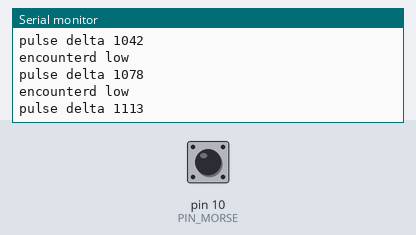
A program run on a simulated Arduino Uno, built with avr-gcc and run on an emulated ATmega328P. On the bench: the last lines printed to the serial monitor. Inputs (shaded band) come from the test bench; at power-on: pin 10 (PIN_MORSE) LOW.

Above: at 1.2 s.
1.3 s: pin 10 (PIN_MORSE) driven HIGH
4.3 s: pin 10 (PIN_MORSE) driven LOW
At 5.0 s:
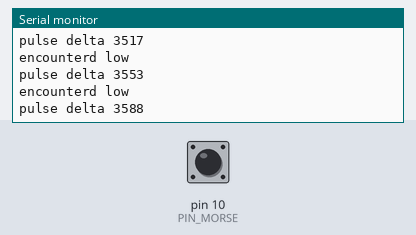
7.3 s: pin 10 (PIN_MORSE) pulsed HIGH 5 times (0.12 s each, 0.3 s apart)
11.8 s: pin 10 (PIN_MORSE) pulsed HIGH 5 times (0.12 s each, 0.3 s apart)
22.3 s: pin 10 (PIN_MORSE) driven HIGH
25.3 s: pin 10 (PIN_MORSE) driven LOW
At 25.9 s:
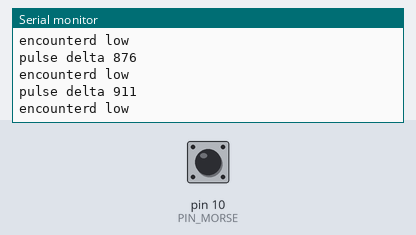
Timing chart, 0 to 28.3 s (numbered marks = the images above; inputs shaded):
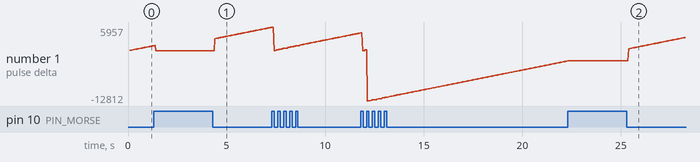

Measured:
- after the input at 4.3 s, the serial monitor: prints a new line after 0.10 s (image 1)
- after the input at 25.3 s, the serial monitor: prints a new line after 0.09 s (image 2)
- plotted number 1: -36 → 5887 after the input at 4.3 s, -2590 → 4302 after the input at 25.3 s

The program:

main.cpp
```cpp
#include <Arduino.h>
#include "SimpleTimer.hpp"


#define PIN_LDR A0
#define PIN_MORSE 10
#define MORSE_COUNT 36

const int TIME_UNIT = 250;
const int DOT = TIME_UNIT;
const int DASH = 3 * TIME_UNIT;
const int SYMBOL_SP = TIME_UNIT;
const int LETTER_SP = TIME_UNIT * 3 - SYMBOL_SP;
const int WORD_SP = TIME_UNIT * 6 - SYMBOL_SP;
const int TOLERANCE = -50;


typedef struct s_morse_letter
{
    char morse[6];
    char letter;
}	t_morse_letter;

#ifdef __cplusplus
static t_morse_letter lookup_table[] = {
#endif
	{"-----", '0'},
	{".----", '1'},
	{"..---", '2'},
	{"...--", '3'},
	{"....-", '4'},
	{".....", '5'},
	{"-....", '6'},
	{"--...", '7'},
	{"---..", '8'},
	{"----.", '9'},
	{".-", 'A'},
	{"-...", 'B'},
	{"-.-.", 'C'},
	{"-..", 'D'},
	{".", 'E'},
	{"..-.", 'F'},
	{"--.", 'G'},
	{"....", 'H'},
	{"..", 'I'},
	{".---", 'J'},
	{"-.-", 'K'},
	{".-..", 'L'},
	{"--", 'M'},
	{"-.", 'N'},
	{"---", 'O'},
	{".--.", 'P'},
	{"--.-", 'Q'},
	{".-.", 'R'},
	{"...", 'S'},
	{"-", 'T'},
	{"..-", 'U'},
	{"...-", 'V'},
	{".--", 'W'},
	{"-..-", 'X'},
	{"-.--", 'Y'},
	{"--..", 'Z'},
	{"", '\0'}
#ifdef __cplusplus
};
#endif

void setup()
{
    Serial.begin(9600);
    pinMode(PIN_LDR, INPUT);
    pinMode(PIN_MORSE, INPUT);
}


void iterate_table()
{
    for (size_t i = 0; i < MORSE_COUNT; i++)
    {
        Serial.print(lookup_table[i].letter);
        Serial.print(" | ");
        Serial.print(lookup_table[i].morse);
        Serial.println();
        delay(100);
    }
}


SimpleTimer pulseDurationTimer("pulse timer");
bool first_pulse_init = false;

char morse_buf[6];
int symbol_count = 0;


void loop()
{
    if (digitalRead(PIN_MORSE))
    {
        if (!first_pulse_init || pulseDurationTimer.delta() > WORD_SP)
        {
            pulseDurationTimer.start();
            first_pulse_init = true;
            Serial.println("encounterd high");
        }
    }
    else
    {
        pulseDurationTimer.stop();
        Serial.println("encounterd low");
    }
    if (pulseDurationTimer.delta())
    {
        Serial.print("pulse delta ");
        Serial.println(pulseDurationTimer.delta());
    }
    // check if symbol
    if (pulseDurationTimer.delta() > SYMBOL_SP + TOLERANCE && pulseDurationTimer.delta() < SYMBOL_SP -+ TOLERANCE)
    {
        morse_buf[symbol_count] = 'a';
        symbol_count++;
    }
}
```

SimpleTimer.cpp
```cpp
#include "SimpleTimer.hpp"


SimpleTimer::SimpleTimer(const char *name)
{
    _name = name;
}

void SimpleTimer::start()
{
   _start = millis();
}

void SimpleTimer::stop()
{
    _stop = millis();
}

int SimpleTimer::delta()
{
    _delta = _stop - _start;
    return _delta;
}
```

SimpleTimer.hpp
```cpp
#include <Arduino.h>

class SimpleTimer
{
private:
    int _delta;
    int _start;
    int _stop;
    const char *_name;
public:
    void start();
    void stop();
    int delta();
    void reset();
    SimpleTimer(const char *name);
};
```
